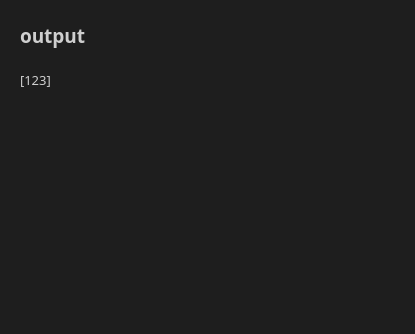
<?xml version="1.0" encoding="UTF-8"?>
<ui version="4.0">
 <class>Widget</class>
 <widget class="QWidget" name="Widget">
  <property name="geometry">
   <rect>
    <x>0</x>
    <y>0</y>
    <width>415</width>
    <height>334</height>
   </rect>
  </property>
  <property name="sizePolicy">
   <sizepolicy hsizetype="Fixed" vsizetype="Fixed">
    <horstretch>0</horstretch>
    <verstretch>0</verstretch>
   </sizepolicy>
  </property>
  <property name="minimumSize">
   <size>
    <width>0</width>
    <height>0</height>
   </size>
  </property>
  <property name="maximumSize">
   <size>
    <width>9999</width>
    <height>9999</height>
   </size>
  </property>
  <property name="cursor">
   <cursorShape>ArrowCursor</cursorShape>
  </property>
  <property name="windowTitle">
   <string>Press F1</string>
  </property>
  <property name="autoFillBackground">
   <bool>false</bool>
  </property>
  <property name="styleSheet">
   <string notr="true">background: rgb(30, 30, 30);
color: rgb(207,207,207);</string>
  </property>
  <property name="windowFilePath">
   <string notr="true"/>
  </property>
  <widget class="QLabel" name="titleBar">
   <property name="geometry">
    <rect>
     <x>20</x>
     <y>10</y>
     <width>371</width>
     <height>51</height>
    </rect>
   </property>
   <property name="font">
    <font>
     <family>微软雅黑</family>
     <pointsize>14</pointsize>
     <weight>75</weight>
     <bold>true</bold>
    </font>
   </property>
   <property name="text">
    <string>output</string>
   </property>
  </widget>
  <widget class="QLabel" name="pronBar">
   <property name="geometry">
    <rect>
     <x>20</x>
     <y>64</y>
     <width>371</width>
     <height>31</height>
    </rect>
   </property>
   <property name="font">
    <font>
     <family>微软雅黑</family>
     <pointsize>10</pointsize>
     <weight>50</weight>
     <bold>false</bold>
    </font>
   </property>
   <property name="cursor">
    <cursorShape>ArrowCursor</cursorShape>
   </property>
   <property name="text">
    <string>[123]</string>
   </property>
  </widget>
 </widget>
 <resources/>
 <connections/>
</ui>
